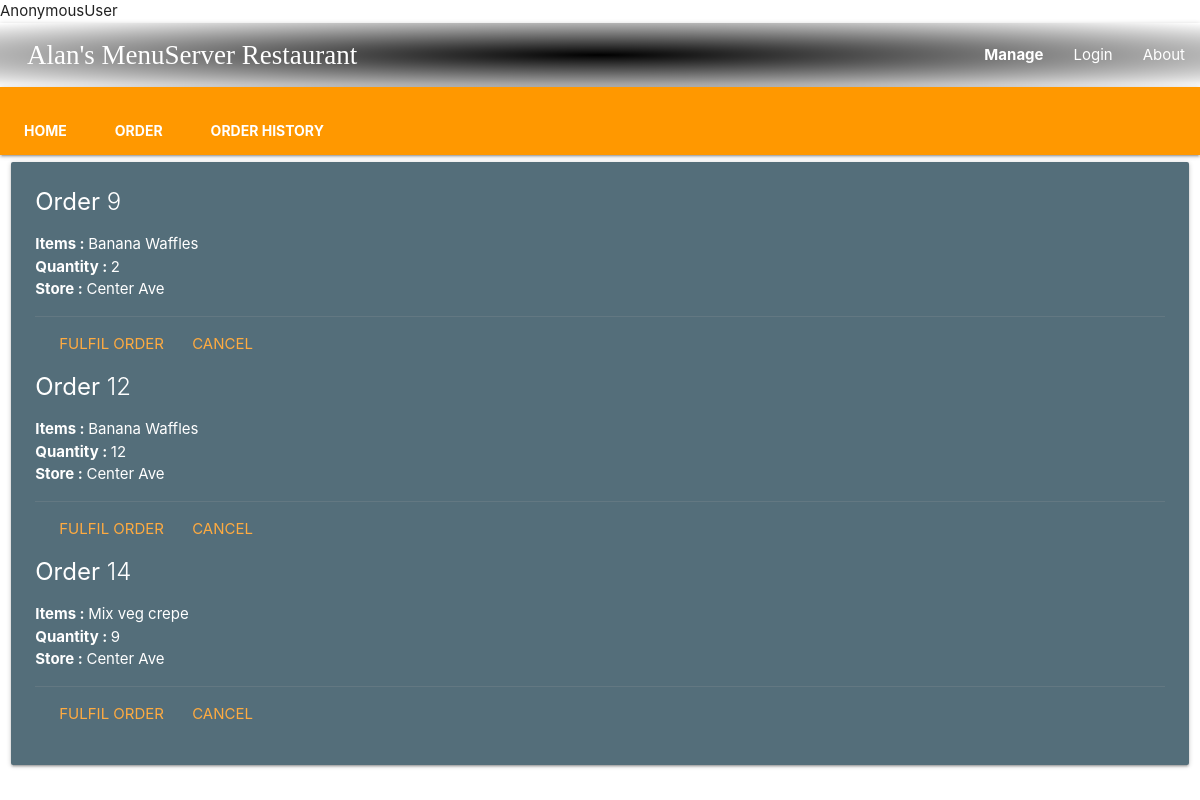
The page /orderhistory on the database its author committed.
### menuserve/models.py (models this page shows)
class Order(models.Model):
    order_items           = models.ManyToManyField(Item)
    quantity              = models.IntegerField(blank=False, default=1)
    price                 = models.DecimalField(decimal_places =2, max_digits = 1000, default=0)
    store                 = models.ForeignKey(Store, on_delete=models.CASCADE)
    fulfil                = models.BooleanField(default=False)
    class Meta:
        verbose_name = ('Order')
        verbose_name_plural = ('Orders')
    def __str__(self):
        return str(self.order_items)

class Item(models.Model):
    item_name           = models.CharField(max_length=60)
    content_description = models.TextField(blank=True, null=True)
    price               = models.DecimalField(decimal_places =2, max_digits = 1000)
    featured            = models.BooleanField(null=True)
    class Meta:
        verbose_name = ('Item')
        verbose_name_plural = ('Items')
    def __str__(self):
        return self.item_name

class Store(models.Model):
    store_name           = models.CharField(max_length=40)
    location             = models.CharField(max_length=40)
    class Meta:
        verbose_name = ('Store')
        verbose_name_plural = ('Stores')
    def __str__(self):
        return self.store_name

### menuserve/views.py (the view)
# urls.py: path('orderhistory', views.orderHistory, name='orderhistory'),
def orderHistory(request):
    totalamount = float(0.0)
    form = OrderForm(request.POST or None)
    posts = Item.objects.all()
    orders = Order.objects.all()
    print("-----alan>>")
    print(orders)
    print(request.POST.get('order_items'))
    if form.is_valid():
        for pr in posts:
            totalamount = float(totalamount + float(pr.price))
        totalamount = float(totalamount * float(request.POST.get('quantity')))
    context={
        'form': form,
        'posts': posts,
        'orders': orders,
        'totalamount': totalamount
    }
    return render(request, 'menuserve/orderHistory.html', context)

### menuserve/templates/menuserve/orderHistory.html (shortened to what this page needs)
<!DOCTYPE html>
<html lang="en">
{% include 'menuserve/header.html' %}
<div class="row">
    <div class="col s12 m20">
        <div class="card blue-grey darken-1">
            <div class="card-content white-text">
                {% for order in orders %}
                {% if order.fulfil == False %}
                <span class="card-title"><b>Order</b> {{ order.id }}</span>
                <ul>
                    <li><b>Items : </b>
                        {% for or in order.order_items.all %}
                        {{ or }}{% endfor %}</li>
                    <li><b>Quantity : </b>{{ order.quantity }}</li>
                    <li><b>Store : </b>{{ order.store }}</li>
                </ul>
                <div class="card-action">
                    <a href="{% url 'fulfilorder' id=order.id%}">FULFIL ORDER</a>
                    <a href="{% url 'index' %}">CANCEL</a>
                </div>
                {% endif %}
                {% endfor %}
            </div>
        </div>
    </div>
</div>
</html>

### rows shown on the page
Order: id "9", quantity "2", store "Center Ave"
Item: item_name "Banana Waffles"
Order: id "12", quantity "12", store "Center Ave"
Order: id "14", quantity "9", store "Center Ave"
Item: item_name "Mix veg crepe"

### other values the page prints
{{ request.user }} "AnonymousUser"
